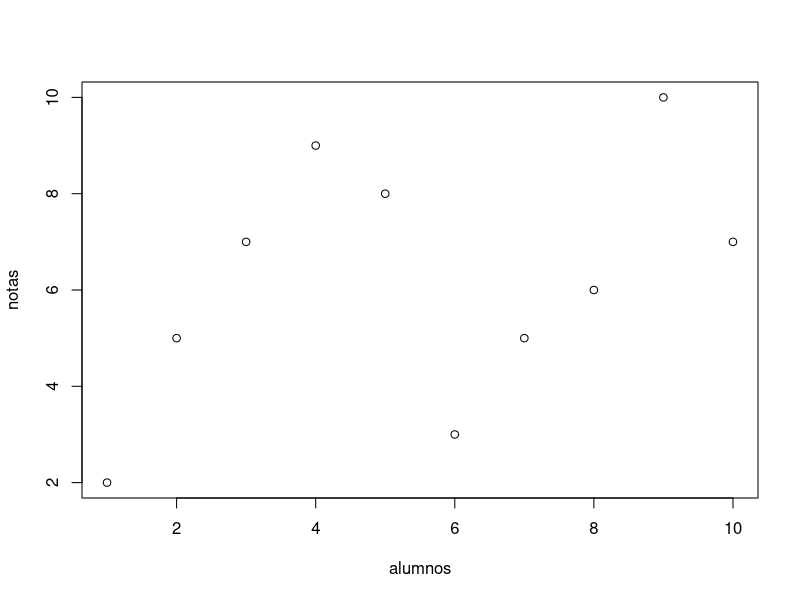
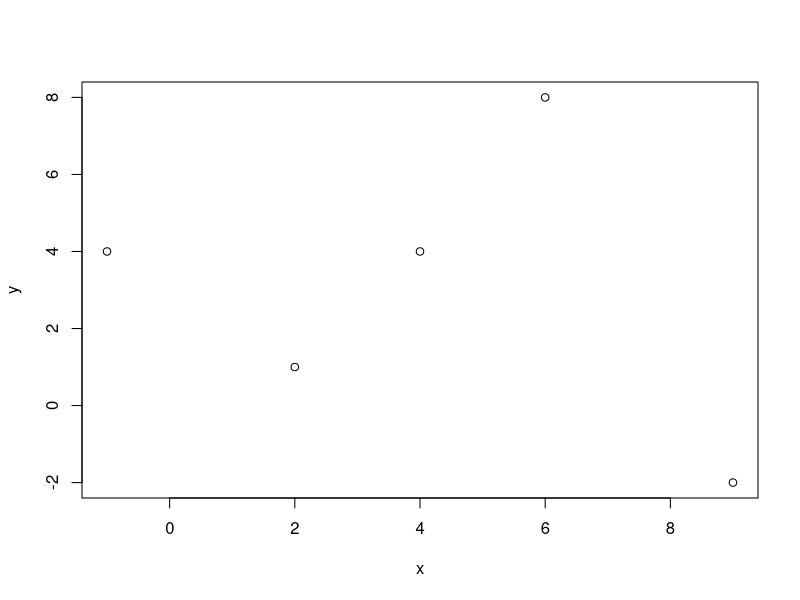
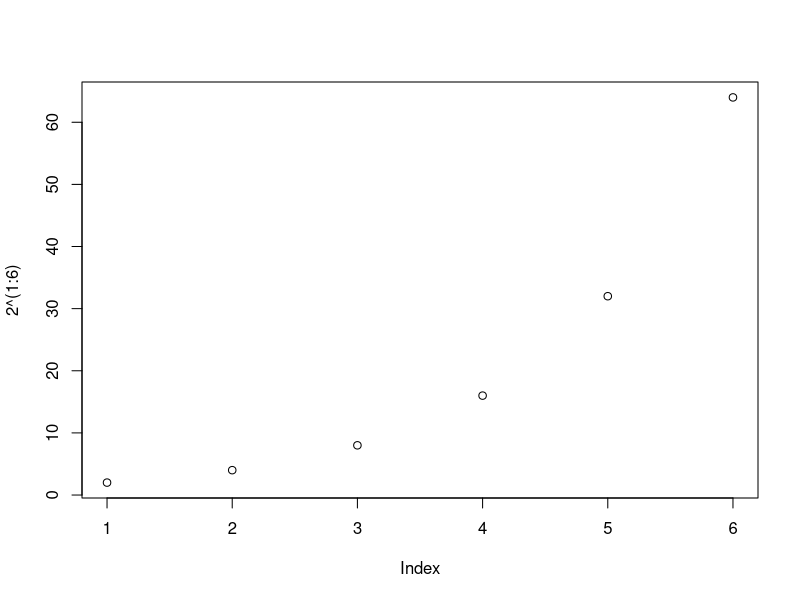
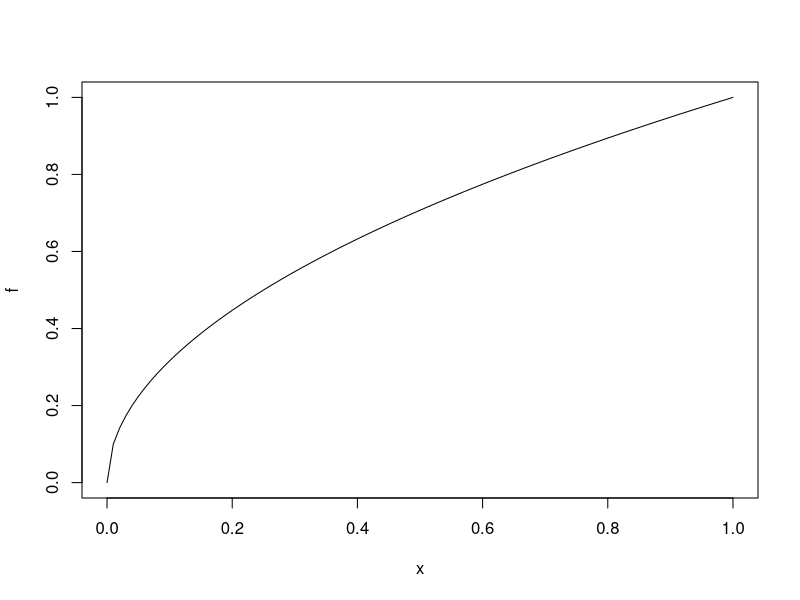
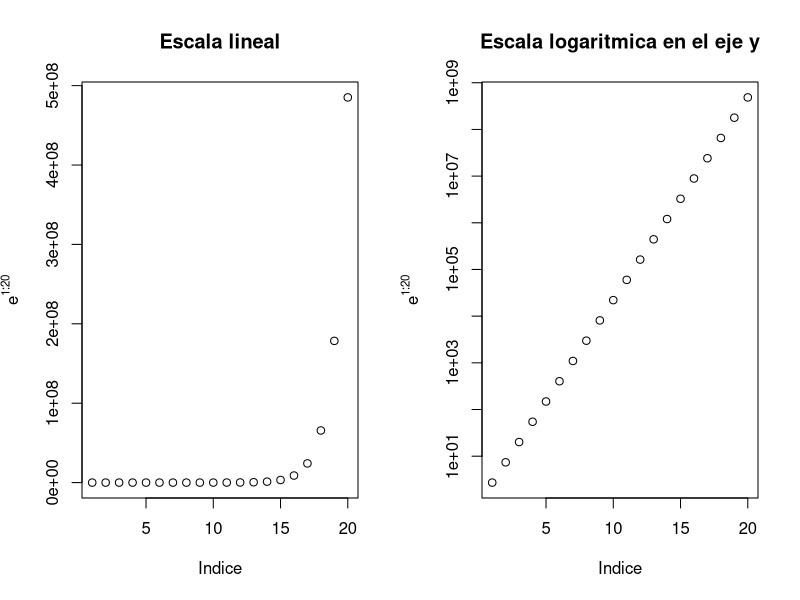
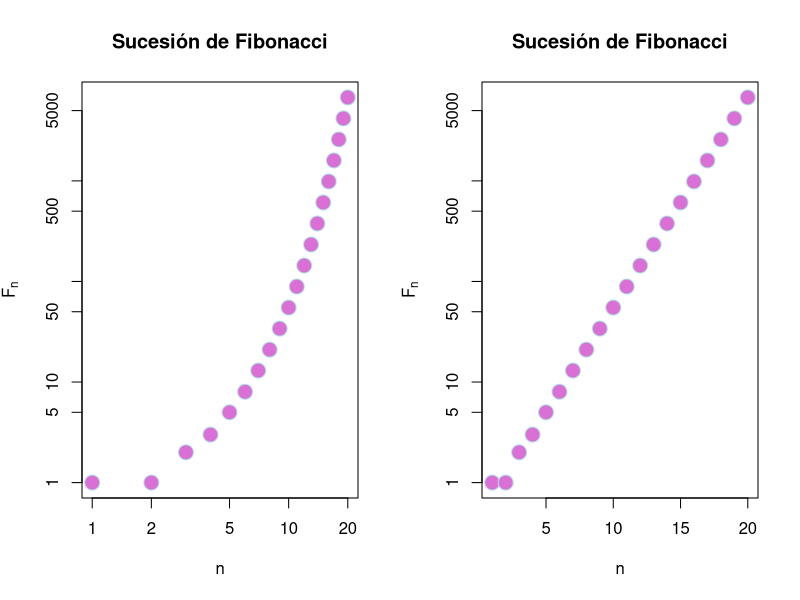
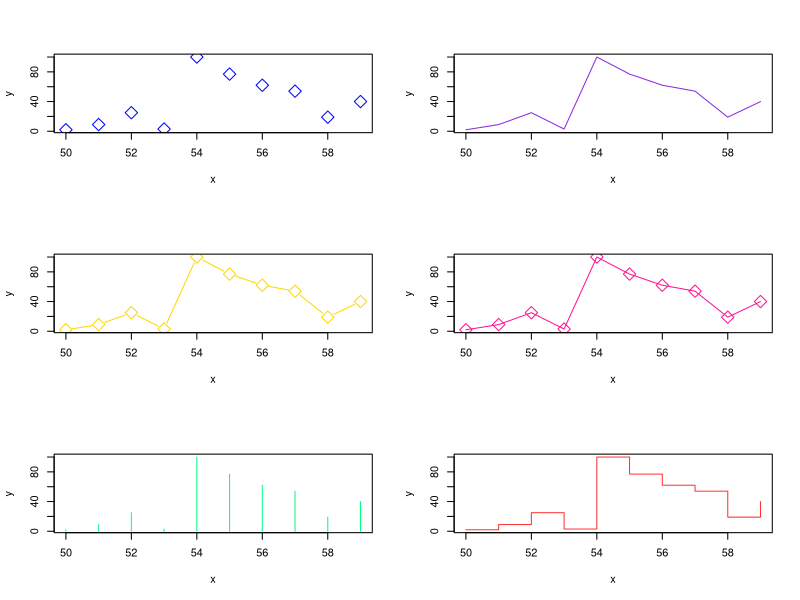
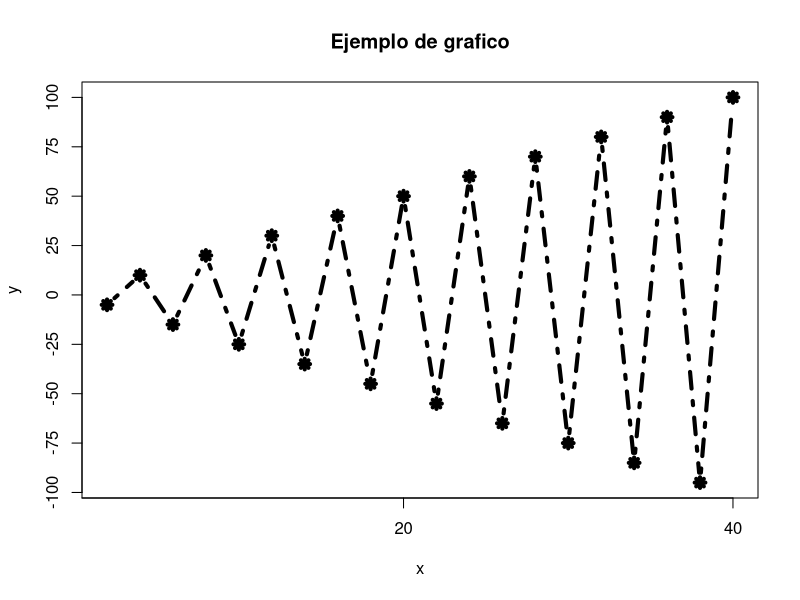

Reproduce these figures in R, in order.
## ---- chunk 1
knitr::opts_chunk$set(echo = TRUE)
## ---- chunk 2
alumnos = c(1:10)
notas = c(2,5,7,9,8,3,5,6,10,7)
plot(alumnos, notas)
## ---- chunk 3
x= c(2, 6, 4, 9, -1)
y = c(1, 8, 4, -2, 4)
plot(x,y)
## ---- chunk 4
plot(2^(1:6))
## ---- chunk 5
f <- function(x){sqrt(x)}
plot(f)
## ---- chunk 6
par(mfrow = c(1,2))
plot = plot(exp(1:20), xlab = "Indice", ylab = expression(e^{1:20}), main = "Escala lineal")
plotLog = plot(exp(1:20), log="y", xlab = "Indice", ylab = expression(e^{1:20}), main = "Escala logaritmica en el eje y")
## ---- chunk 7
n = 1:20
fib = (1/sqrt(5))*((1+sqrt(5))/2)^n-(1/sqrt(5))*((1-sqrt(5))/2)^n
fib
par(mfrow = c(1,2))
plot(fib, xlab = "n", ylab = expression(F[n]), main = "Sucesión de Fibonacci", pch = 21, cex = 2, col = "powderblue", bg="orchid", log = "xy")
plot(fib, xlab = "n", ylab = expression(F[n]), main = "Sucesión de Fibonacci", pch = 21, cex = 2, col = "powderblue", bg="orchid", log = "y")
par(mfrow = c(1,1))
## ---- chunk 8
par(mfrow = c(3,2))
x = c(50:59)
y = c(2,9,25,3,100,77,62,54,19,40)
plot(x,y, pch=23, cex=2, col = "blue", type = "p")
plot(x,y, pch=23, cex=2, col = "blueviolet", type = "l")
plot(x,y, pch=23, cex=2, col = "gold", type = "b")
plot(x,y, pch=23, cex=2, col = "deeppink", type = "o")
plot(x,y, pch=23, cex=2, col = "springgreen", type = "h")
plot(x,y, pch=23, cex=2, col = "firebrick1", type = "s")
par(mfrow = c(1,1))
## ---- chunk 9
x = (2*(1:20))
y = (-1)^(1:20)*5*(1:20)
plot(x, y, main = "Ejemplo de grafico", pch = 8, cex = 1, type = "b", lty = 4, lwd = 4, xaxp = c(0,40,2), yaxp = c(-100,100,8))
